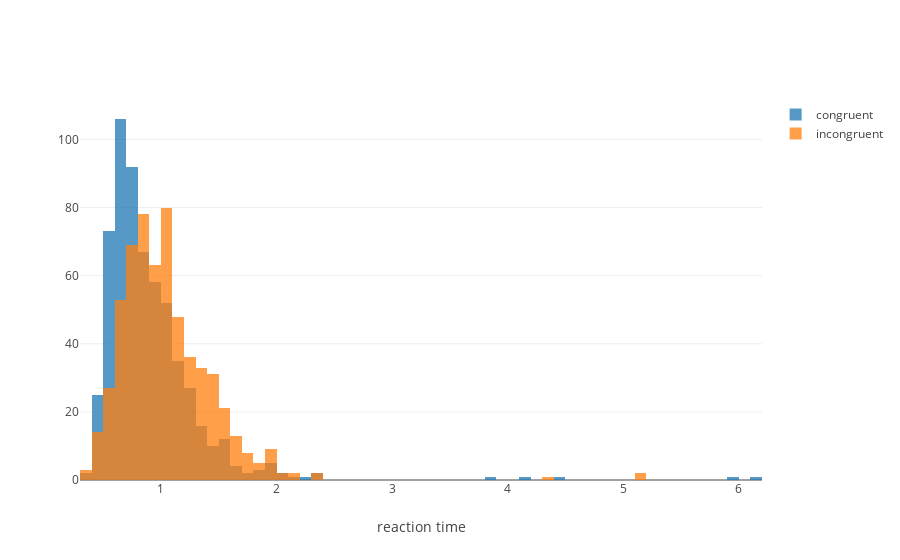

The code cell stored with this chart in its notebook:
### Markdown cell above
So is there a difference between congruent and incongruent trials? In addition to a boxplot, we could investigate a histogram.

### Code cell
g1 = expdata[expdata.group=='L1'] # let's look at group 1

trace1 = go.Histogram(
    x = g1['reactionTime'][g1.congruent=='cong'],
    opacity=0.75, name="congruent"
)
trace2 = go.Histogram(
    x = g1['reactionTime'][g1.congruent=='incong'],
    opacity=0.75, name="incongruent"
)

data = [trace1, trace2]
layout = go.Layout(barmode='overlay',  xaxis=dict(title='reaction time'))
fig = go.Figure(data=data, layout=layout)

iplot(fig, filename='overlaid histogram')

### Figure 1 — Plotly figure (JSON) as saved in the notebook; plotly's stock layout.template omitted (floating-point values rounded to 4 significant figures; data arrays with more than 128 entries replaced by an {"elided": "..."} marker saying what was removed)
{"data": [{"name": "congruent", "opacity": 0.75, "type": "histogram", "uid": "3f16d00d-1357-4366-a743-a7046248f45b", "x": {"elided": "600 float values"}}, {"name": "incongruent", "opacity": 0.75, "type": "histogram", "uid": "f9b281ec-151f-4a3d-a2d2-b1de4d09ea36", "x": {"elided": "600 float values"}}], "layout": {"barmode": "overlay", "xaxis": {"title": {"text": "reaction time"}}}}
